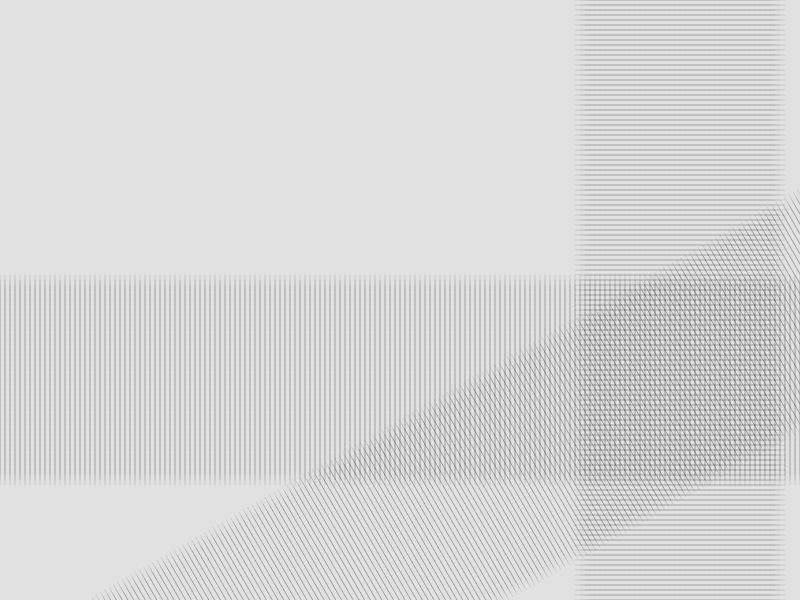
Frame 1 (no input)
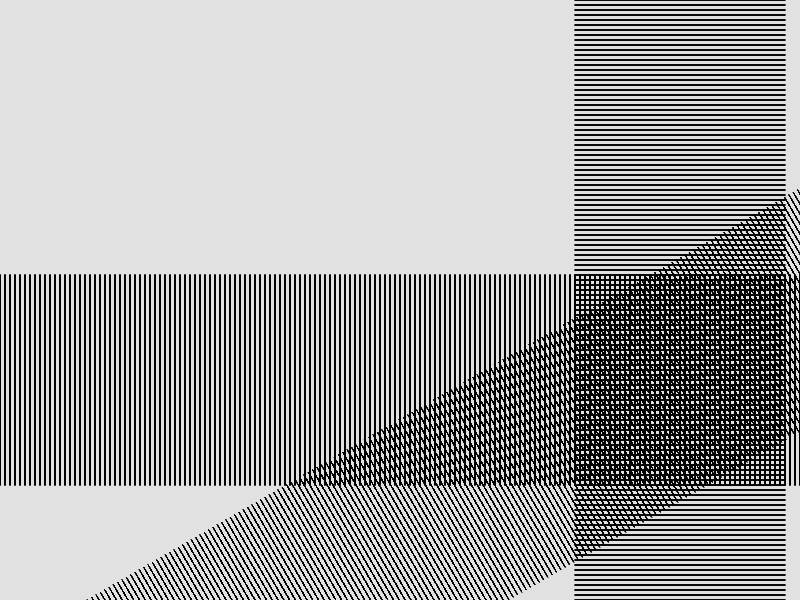
Frame 60 (no input)
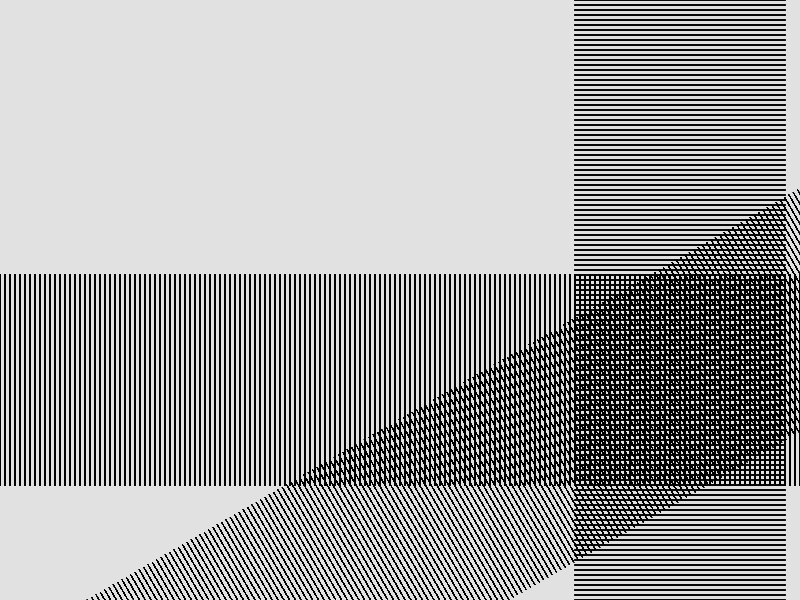
Frame 120 (the mouse pressed at the canvas centre since frame 60)

The p5.js sketch that drew these frames (run headless with seeded random() and noise() and a simulated clock; from frame 60 on, the mouse is pressed at the canvas centre):

// p5.js sketch
// ── sketch.js
function setup() {
    // Put things you want to run once in here. 
  
    createCanvas(displayWidth, displayHeight);
    
    background(225);

    

    }
  
  function draw() {
      strokeWeight(.1);
    // Put things you want to over and over here. 
    translate(1300, 0,);
    translate(0,-100);
    rotate(radians(60));
    for (var i = 0; i < 200; i = i + 5){
        for (var n = 0; n < 2000; n = n + 5){
        
        
        line(i, n, i+15, n);
        
        }
    }
    rotate(radians(300));
    translate(-725,0);
    for (var i = 0; i < 200; i = i + 5){
        for (var n = 0; n < 2000; n = n + 5){
        
        
        line(i, n, i+15, n);
        
        
        
        }
    }
rotate(radians(90));
translate(375, 0);
translate(0, -900);
    for (var i = 0; i < 200; i = i + 5){
        for (var n = 0; n < 2000; n = n + 5){
        
        
        line(i+15, n, i, n);
        
        }
    }
      
    

    }
